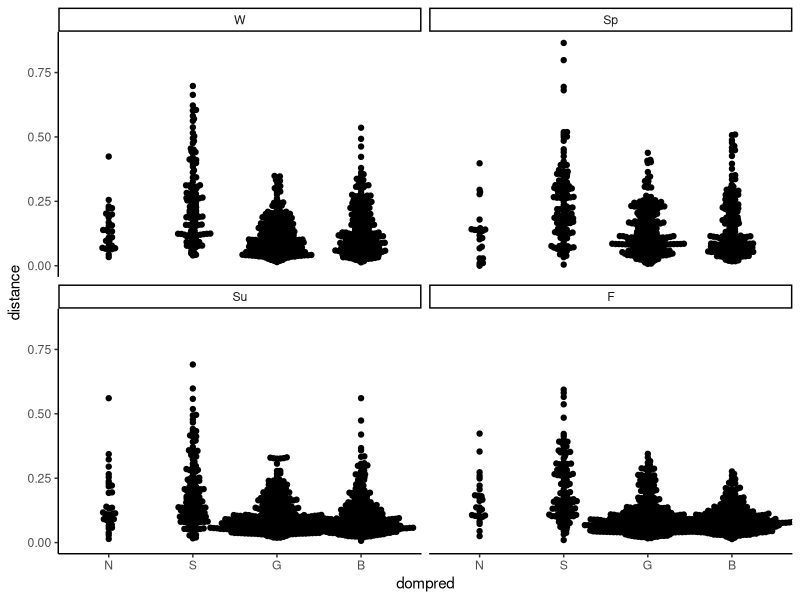
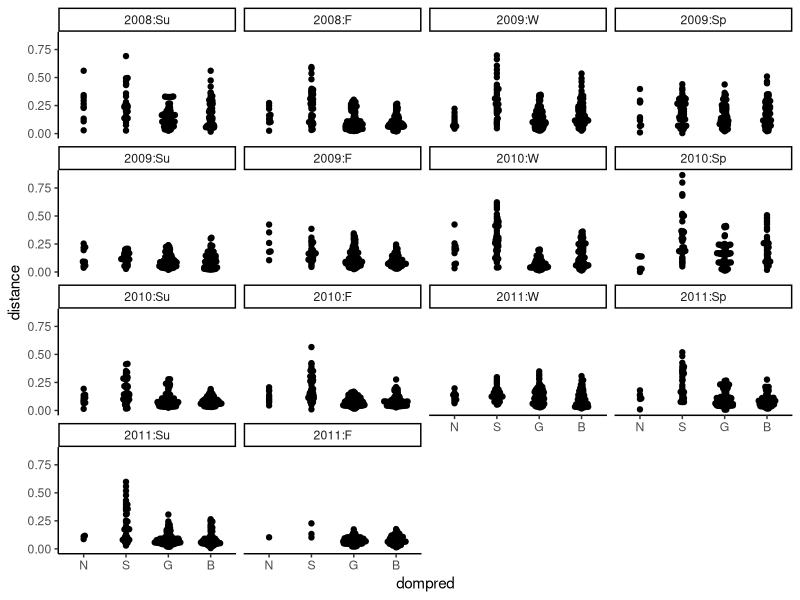
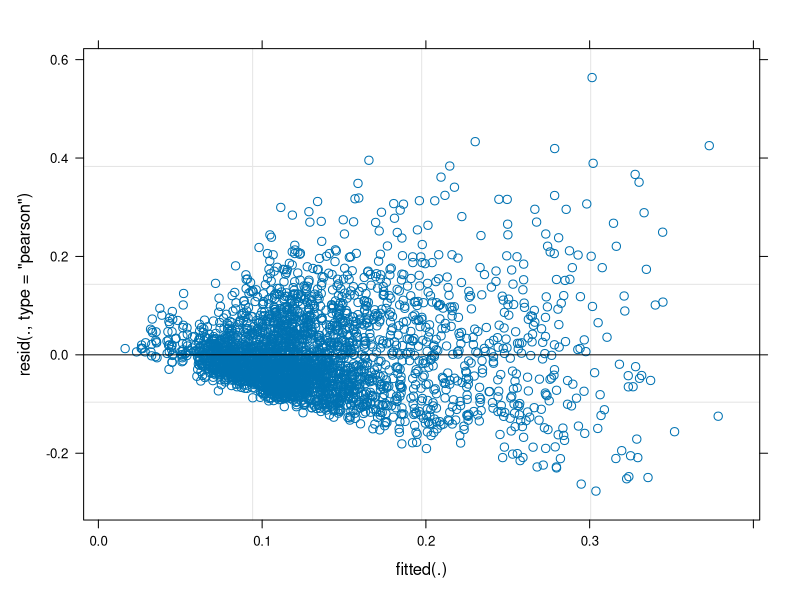
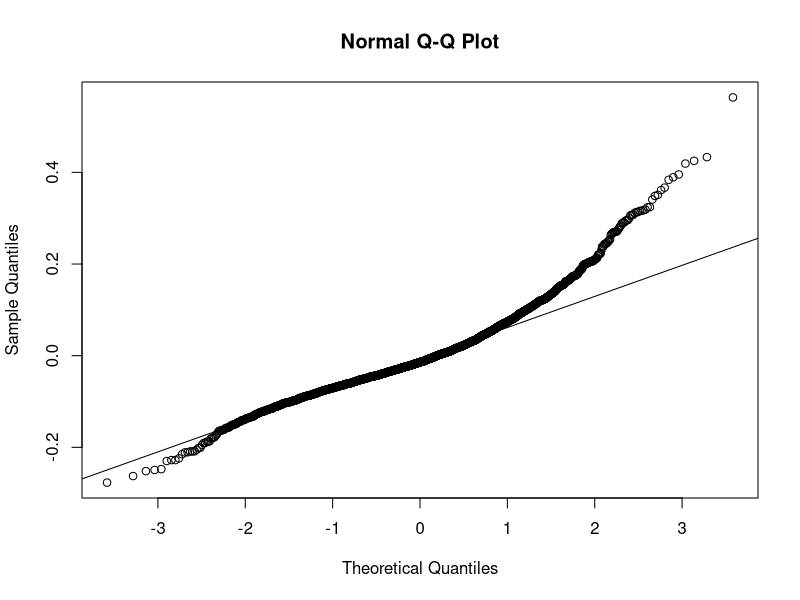
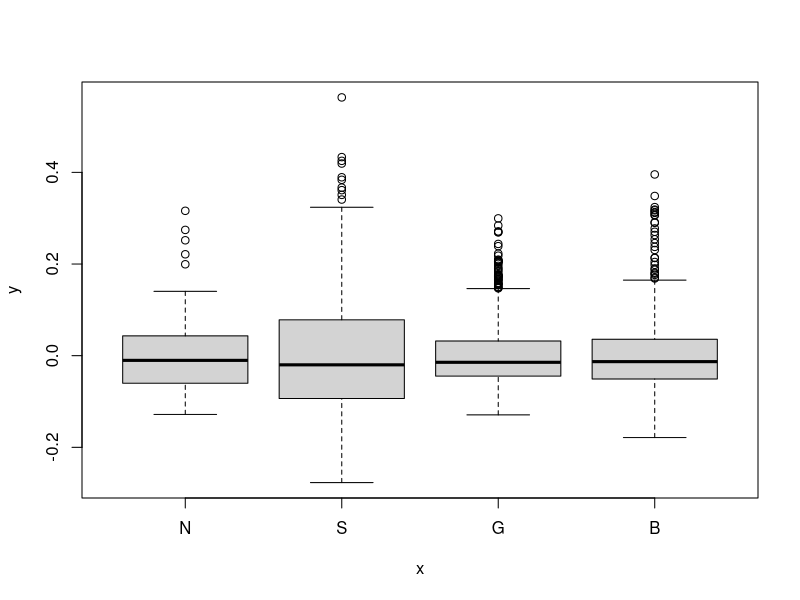
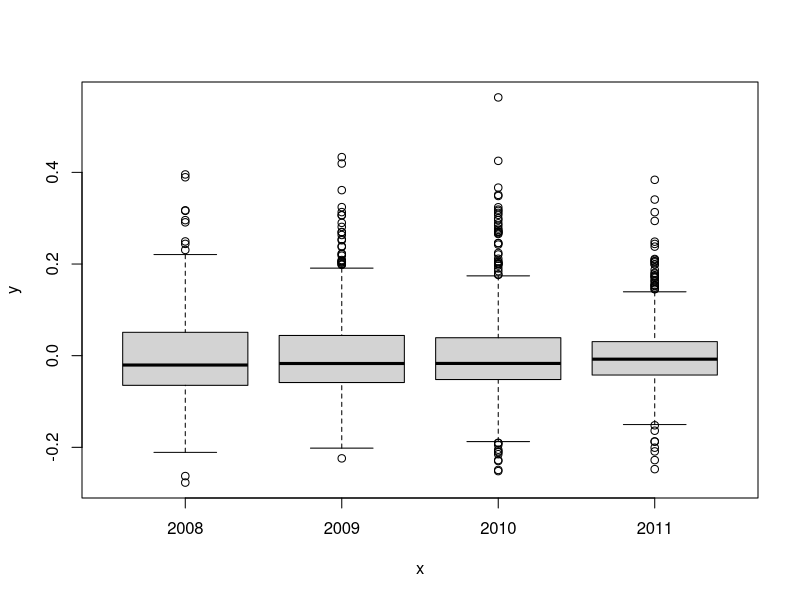
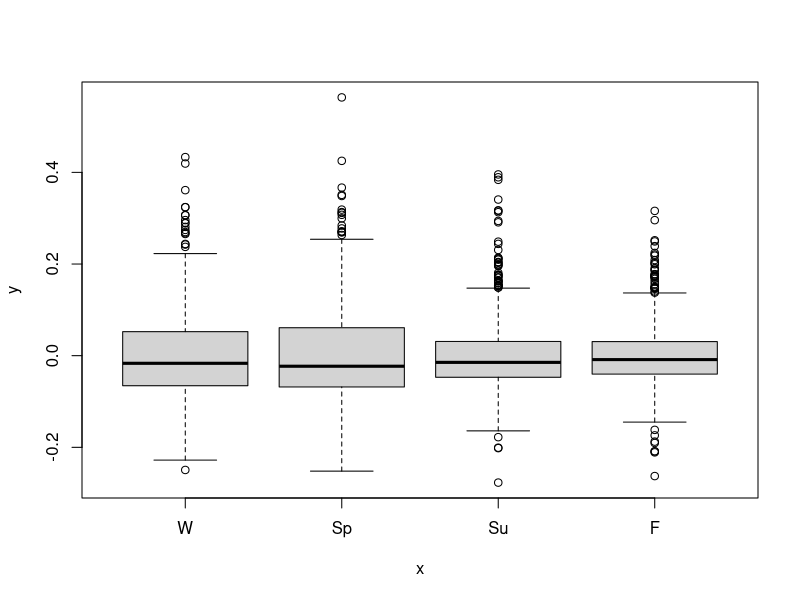
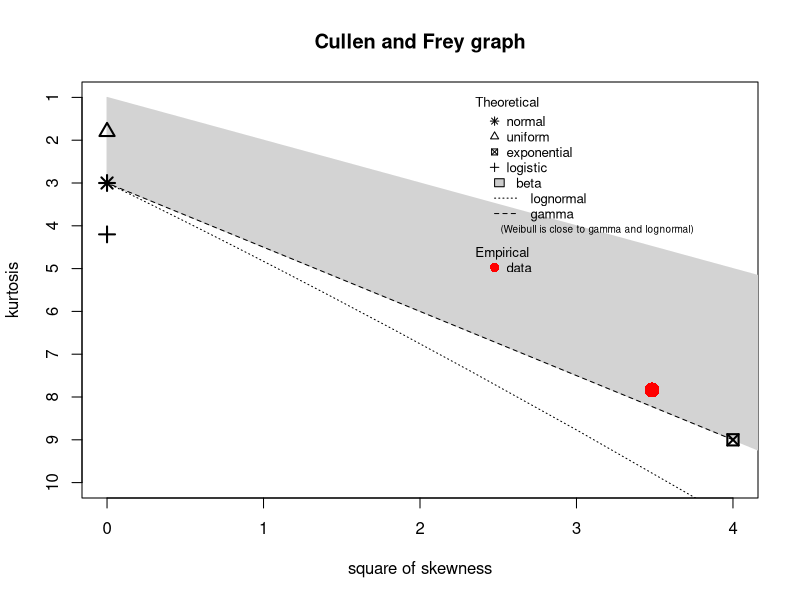

The R source for these figures, in order: (Note: this script raises an error after producing the figures.)
library(tidyverse)
library(cluster)
library(reshape2)
library(ggbeeswarm)
library(lme4)
library(fitdistrplus)
library(optimx)
Pondtraitmeans <- read.csv("Data/Pondtraitmeans.csv")
Timekey <- read.csv("Data/Timekey.csv")%>%
  mutate_at(vars(year, season, time), as.factor)%>%
  mutate(season = factor(season, levels = c("W", "Sp", "Su", "F"))) #Reorder for graphing


#Calculate a distance matrix of the pond level average trait values and convert to a usable data frame

Distmat <- Pondtraitmeans%>%
  column_to_rownames("ID")%>% #Daisy function requires nxp matrix.  Identity values moved to row names to be preserved
  daisy(metric="gower",stand=T)

#Convert the distance matrix to a data frame.  Need to distinguish between the time values of the two samples used for each pariwise combo
Allpairdist <- Distmat%>%
  as.matrix()%>%
  melt()%>%
  separate(Var1, c("dompred1","time1","Pondnum1"))%>%
  separate(Var2, c("dompred2","time2","Pondnum2"))%>%
  filter(Pondnum1 >= Pondnum2)%>% #This gets rid of one  of the triangle
  dplyr::rename("distance" = value)%>%
  mutate_at(vars(dompred1, dompred2, time1, time2, Pondnum1, Pondnum2), as.factor)%>%
  mutate(dompred2 = factor(dompred2, levels = c("N", "S", "G", "B")))%>% #reorder predator levels for graphing later
  mutate(dompred1 = factor(dompred1, levels = c("N", "S", "G", "B")))

write.csv(Allpairdist, "Data/Allpairdist.csv", row.names = F) 

#From the all-pairwise dataset, the comparisons between ponds of the same predator type, year, and season were selected for the spatial beta diversity analysis


Spatialbeta <- Allpairdist %>%
  filter(time2 == time1, dompred1 == dompred2, Pondnum1 != Pondnum2)%>%
  dplyr::rename("dompred" = dompred1, "time" = time1)%>%
  left_join(Timekey, by =  "time")%>%
  mutate_at(vars(year), as.factor)%>%
  dplyr::select(-c("dompred2","time2"))%>%
  mutate(season = factor(season, levels = c("W", "Sp", "Su", "F"))) #Reorder season levels for graphing

#Some exploratory data visualization.  

Spatialbeta %>%
  ggplot(aes(x = dompred, y = distance)) +
  geom_beeswarm() +
  facet_wrap(~season) +
  theme_classic()
Spatialbeta %>%
  ggplot(aes(x = dompred, y = distance)) +
  geom_beeswarm() +
  facet_wrap(~year:season) +
  theme_classic()

#First I conducted a general linear model.  

Spatialbetalmer <- lmer(distance~ dompred + year + season + dompred:year + dompred:season + 
                          (1|Pondnum1) + (1|Pondnum2), Spatialbeta)

#Assumption checking demonstrated deviations from normality and heteroscedasicity.

plot(Spatialbetalmer)
qqnorm(resid(Spatialbetalmer))
qqline(resid(Spatialbetalmer))

#Look at the variance by factor

plot(Spatialbeta$dompred, resid(Spatialbetalmer))
plot(Spatialbeta$year, resid(Spatialbetalmer))
plot(Spatialbeta$season, resid(Spatialbetalmer))

#The variances by factor don't look too bad.



#I'll try fitdistrplus to see what the distribution is closest to.


descdist(Spatialbeta$distance)


#Looks like beta or gamma.  Going with gamma




#Here's the glm with gamma function.  Since the response has zero's, I'll add a small value to them.

Spatialbetagamma <- glmer(distance ~ dompred + season + year + dompred:year + dompred:season + 
                          (1|Pondnum1) + (1|Pondnum2), 
                          transform(Spatialbeta, distance = distance + 0.0001), family = "Gamma",
                          control = glmerControl(optimizer = "optimx", optCtrl = list(method= "bobyqa")))

plot(Spatialbetagamma)
qqnorm(resid(Spatialbetagamma))
qqline(resid(Spatialbetagamma))
Anova(Spatialbetagamma, type = 3)



#Fit looks much better

#Generate the estimated marginal means
library(emmeans)
#Spatial.dompred.posthoc <- emmeans(Spatialbetagamma, pairwise ~ dompred, type = "response")
#Spatial.year.posthoc <- emmeans(Spatialbetagamma, pairwise ~ dompred|year, type="response")
Spatial.season.posthoc <- emmeans(Spatialbetagamma, pairwise ~ dompred|season,type="response")  

#Spatial.all.posthoc <- emmeans(Spatialbetagamma, pairwise ~ dompred|year|season, type = "response")

Spatial.emmeans <- Spatial.season.posthoc$emmeans%>%
  as.data.frame()

write.csv(as.data.frame(Spatial.emmeans), "Data/Spatial.emmeans.csv", row.names = F)


#Ok I got the emmeans and contrasts.  Now to graph it.  Not too sure how best to visualize it. I'll start with a figure with pred on x axis grouped by season

#colorblind friendly palet 
cbPalette <- c("#CC79A7", "#E69F00", "#009E73","#56B4E9")

Spatial.dompred.plot <- Spatial.emmeans%>%
  ggplot(aes(x = dompred, y = response, color = season)) +
  geom_point(position = position_dodge(width = 0.3), size = 7) +
  geom_line(aes(group = season), position = position_dodge(width = 0.3), linewidth = 0.5) +
  geom_linerange(aes(ymin = asymp.LCL, ymax = asymp.UCL),
                 position = position_dodge(width = 0.3), size = 0.5) +
  theme_classic() +
  labs(x = "Top Predator", 
              y = expression(paste("Spatial Dissimilarity (",beta," diversity)")),
              color = "Season") +
         #scale_color_manual(labels = c("W","Sp","Su","F"),
                              #values=cbPalette) +
         scale_x_discrete(labels=c("N","S","G","B")) +
         theme(#legend.key.height = unit(0.9,"cm"), 
               #legend.key.width = unit(0.9,"cm"),
               #legend.text = element_blank(),
               legend.title = element_blank(),
               #legend.position = "top",,
               #legend.position = c(0.7,0.95),
               #legend.justification=c(0,0.9),
               axis.title= element_text(size=18),
               axis.text = element_text(size=16))

saveRDS(Spatial.dompred.plot, "Figures/Spatial.dompred.plot.rds")


#Group by season
Spatial_season_plot <-as.data.frame(Spatial.posthoc.season$emmeans) %>%
  ggplot(aes(x=season, y=response, color=dompred))+
  geom_point(position=position_dodge(width=0.3),size=7)+
  geom_line(aes(group=dompred),position=position_dodge(width=0.3),size=0.5)+
  geom_linerange(aes(ymin=asymp.LCL, ymax= asymp.UCL),
                 position=position_dodge(width=0.3),size=0.5) +
  theme_classic() +
  labs(x = "Season", 
       y = expression(paste("Spatial Dissimilarity (",beta," diversity)")),
       color = "Top predator") +
  scale_color_manual(labels = c("Invertebrate","Salamander","Sunfish","Bass"),
                     values=cbPalette) +
  scale_x_discrete(labels=c("Winter","Spring","Summer","Fall")) +
  theme(#legend.key.height = unit(0.9,"cm"), 
    #legend.key.width = unit(0.9,"cm"),
    #legend.text = element_blank(),
    legend.title = element_blank(),
    #legend.position = "top",,
    #legend.position = c(0.7,0.95),
    #legend.justification=c(0,0.9),
    axis.title= element_text(size=18),
    axis.text = element_text(size=16))
ggsave("Figures/Spatial_season_plot.tiff")
#Now year

#Group by year
Spatial_year_plot<-as.data.frame(Spatial.posthoc.year$emmeans) %>%
  ggplot(aes(x=year, y=response, color=dompred))+
  geom_point(position=position_dodge(width=0.3),size=7)+
  geom_line(aes(group=dompred),position=position_dodge(width=0.3),size=0.5)+
  geom_linerange(aes(ymin=asymp.LCL, ymax= asymp.UCL),
                 position=position_dodge(width=0.3),size=0.5) +
  theme_classic() +
  labs(x = "Year", 
       y = expression(paste("Spatial Dissimilarity (",beta," diversity)")),
       color = "Top predator") +
  scale_color_manual(labels = c("Invertebrate","Salamander","Sunfish","Bass"),
                     values=cbPalette) +
  theme(legend.key.height = unit(0.9,"cm"), 
        legend.key.width = unit(0.9,"cm"),
        legend.text = element_text(size = 12),
        legend.title = element_text(size =14),
        legend.position = c(0.7,0.95),
        legend.justification=c(0,0.9),
        axis.title= element_text(size=18),
        axis.text = element_text(size=16))
ggsave("Figures/Spatial_year_plot.tiff")


#Plot of every year x season combo

Spatial_all_plot <-Spatial.posthoc.all$emmeans%>%
  as.data.frame()%>%
  left_join(Timekey, by=c("year","season"),na.rm=T)%>%
  na.omit()%>%
  ggplot(aes(x=as.factor(time), y=response, color=dompred))+
  geom_point(position=position_dodge(width=0.3),size=5)+
  geom_line(aes(group=dompred),position=position_dodge(width=0.3),size=0.5)+
  geom_linerange(aes(ymin=asymp.LCL, ymax= asymp.UCL),
                 position=position_dodge(width=0.3),size=0.5) +
  theme_classic() +
  labs(x = element_blank(),
       y = expression(paste("Spatial Dissimilarity (",beta," diversity)")),
       color = "Top predator") +
  scale_color_manual(labels = c("Invertebrate","Salamander","Sunfish","Bass"),
                     values=cbPalette) +
  scale_x_discrete(labels=Timekey$season_year)+
  theme(legend.key.height = unit(0.9,"cm"), 
        legend.key.width = unit(0.9,"cm"),
        legend.text = element_text(size = 8),
        legend.title = element_text(size =10),
        legend.position = c(0.7,1.05),
        legend.justification=c(0,1.05),
        axis.title= element_text(size=14),
        axis.text = element_text(size=12),
        axis.text.x = element_text(angle = 45, hjust = 1))

ggsave("Figures/Spatial_all_plot.tiff")






#Randomization test to see if the results are influenced by the difference in sample sizes of the predator pond types.
#Import dataset of top predators in ponds
DomPredata<-read.csv("Data/PredType2.csv",header=T)%>%
  mutate_at(vars(dompred, Pondnum), as.factor)


n <-3 #number of ponds to draw from each predator type
numsim <- 1000 #number of simulations to run
spbeta.rand <- tibble(pondnum1 = factor(),
                      dompred = factor(levels = c("N", "S","G","B")),
                      pondnum2 = factor(),
                      distance = numeric(),
                      year = factor(),
                      season = factor(levels = c("W","Sp","Su","F")),
                      sim = NA) #dataframe to insert the mean distance values from randomizations

#Run the simulation. I'm removing all the invertebrate ponds because I'm drawing 5 ponds from each predator type and there are only 5 invert ponds. I'll substitue the observed values for inverts in the figure.

for(i in 1:numsim){
  samponds <- DomPredata%>%
    filter(dompred != "O")%>% 
    group_by(dompred)%>%
    sample_n(n)
  
  spbeta.rand <-Spatialbeta%>%
    filter(Pondnum1 %in% samponds$Pondnum & Pondnum2 %in% samponds$Pondnum)%>%
    dplyr::mutate(sim = i)%>%
    rbind(spbeta.rand)
  
}



#Save the data
write.csv(spbeta.rand, "Data/spbeta.rand.csv", row.names = F)

#Graph distribution of mean values by dompred
spbeta.rand%>%
  group_by(dompred, sim)%>%
  dplyr::summarise(mean.dist = mean(distance))%>%
  ggplot(aes(x = dompred, y = mean.dist, color = dompred)) +
  geom_violin(aes(fill = dompred)) +
  theme_classic() +
  scale_color_manual(values=cbPalette) +
  scale_fill_manual(values = cbPalette) +
  theme(legend.position = "none", plot.title = element_text(hjust = 0.5)) +
  ggtitle("Randomized Spatial Dissimilarity") +
  labs(x = "Predator", 
       y = "Mean Spatial Dissimilarity") 

#Graph distribution of mean values by dompred*season
spbeta.rand%>%
  group_by(dompred, season, sim)%>%
  dplyr::summarise(mean.dist = mean(distance))%>%
  ggplot(aes(x = dompred, y = mean.dist, color = dompred)) +
  geom_violin(aes(fill = dompred)) +
  theme_classic() +
  scale_color_manual(values=cbPalette) +
  scale_fill_manual(values = cbPalette) +
  theme(legend.position = "none", plot.title = element_text(hjust = 0.5)) +
  #ggtitle("Randomized Spatial Dissimilarity") +
  labs(x = "Predator", 
       y = "Mean Spatial Dissimilarity") +
  facet_grid(.~season)

ggsave("Figures/Spatial_rand.tiff")
#Graph distribution of mean values by dompred*year
spbeta.rand%>%
  group_by(dompred, year, sim)%>%
  dplyr::summarise(mean.dist = mean(distance))%>%
  ggplot(aes(x = dompred, y = mean.dist, color = dompred)) +
  geom_violin(aes(fill = dompred)) +
  theme_classic() +
  scale_color_manual(values=cbPalette) +
  scale_fill_manual(values = cbPalette) +
  theme(legend.position = "none", plot.title = element_text(hjust = 0.5)) +
  #ggtitle("Randomized Spatial Dissimilarity") +
  labs(x = "Predator", 
       y = "Mean Spatial Dissimilarity") +
  facet_grid(.~year)
